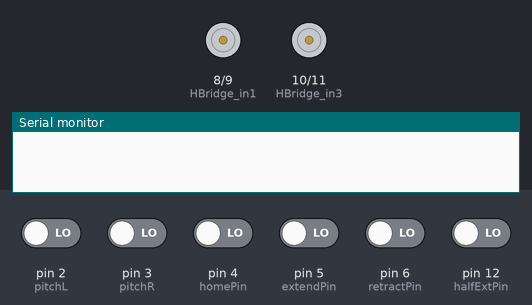
This sketch was run on a simulated Arduino Uno, built with avr-gcc and run on an emulated ATmega328P. On the bench: motor-driver pin pairs drawn as motors (green arrow = first pin HIGH = forward, orange = second pin HIGH = backward, longer = more drive), the last lines printed to the serial monitor. The test bench sets the inputs (shaded band); at power-on: pin 2 (pitchL), pin 3 (pitchR), pin 4 (homePin), pin 5 (extendPin), pin 6 (retractPin), pin 12 (halfExtPin) LOW.

Above: at 1.2 s.
1.3 s: pin 4 (homePin) driven HIGH
At 1.7 s:
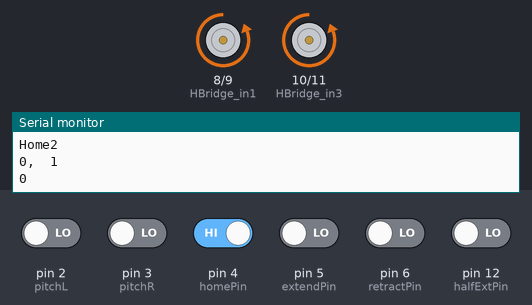
3.3 s: pin 2 (pitchL) driven HIGH
At 5.5 s:
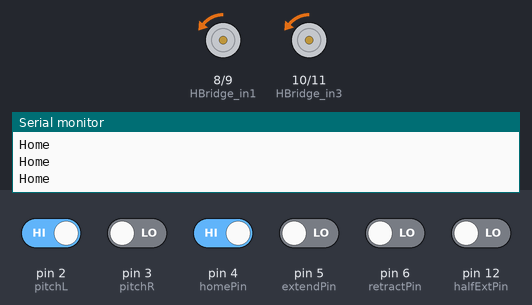
6.3 s: pin 5 (extendPin) driven HIGH
At 6.8 s:
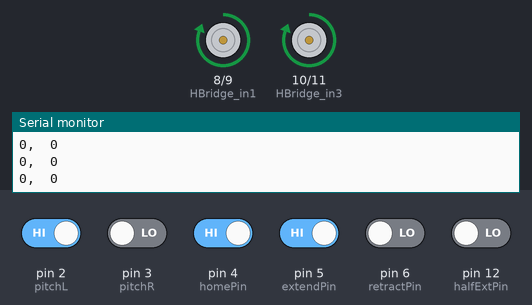
Timing chart, 0 to 9.3 s (numbered marks = the images above; inputs shaded):
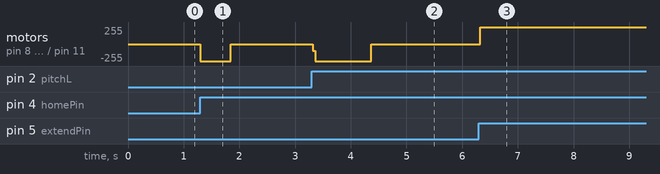

The sketch:

PitchMotorCode.ino
```cpp
/*Donovan test
 *
 */

// The following define the pins for the lab
#define HBridge_in1 8
#define HBridge_in2 9
#define HBridge_in3 10
#define HBridge_in4 11

#define homePin     4
#define extendPin   5
#define retractPin  6
#define halfExtPin  12

#define pitchL  2
#define pitchR  3
#define bPin    A2

int encoder = 0;
int encoderL = 0;
int encoderlast = 1;
int state = 0; // Colapsed = 0, extend half = 1, extend full = 2
int eStop = LOW;

void setup()
{
  Serial.begin(9600);
  pinMode(HBridge_in1, OUTPUT);
  pinMode(HBridge_in2, OUTPUT);
  pinMode(HBridge_in3, OUTPUT);
  pinMode(HBridge_in4, OUTPUT);
  pinMode(bPin, INPUT_PULLUP);
  pinMode(4, INPUT);  // Home
  pinMode(5, INPUT);  // Extend
  pinMode(6, INPUT);  // Retract
  pinMode(12, INPUT); // 1/2 Extend
  attachInterrupt(digitalPinToInterrupt(pitchL), c, RISING);
  attachInterrupt(digitalPinToInterrupt(pitchR), cL, RISING);
  attachInterrupt(digitalPinToInterrupt(bPin), button, HIGH);
  // Inturrupt for encoder A used to detect changes in revolutions
}

void loop()
{
  Home();
  Extend();
  Retract();
  HalfExtend();
}

void c()
{
  encoder++;
}

void cL()
{
  encoderL++;
}

void button()
{
  eStop = !eStop;
}

void Home()
{
  if (digitalRead(homePin) == HIGH)
  { // Home
    Serial.println("Home");
    digitalWrite(HBridge_in1, LOW);
    digitalWrite(HBridge_in2, HIGH);
    digitalWrite(HBridge_in3, LOW);
    digitalWrite(HBridge_in4, HIGH);
    while (encoderlast != encoder)
    { //&& eStop == LOW){
      Serial.println("Home2");
      Serial.print(encoder);
      Serial.print(",  ");
      Serial.println(encoderlast);
      encoderlast = encoder;
      digitalWrite(HBridge_in1, LOW);
      digitalWrite(HBridge_in2, HIGH);
      digitalWrite(HBridge_in3, LOW);
      digitalWrite(HBridge_in4, HIGH);
      Serial.println(eStop);
      delay(500);
    }
    digitalWrite(HBridge_in1, LOW);
    digitalWrite(HBridge_in2, LOW);
    digitalWrite(HBridge_in3, LOW);
    digitalWrite(HBridge_in4, LOW);
    encoder = 0;
    state = 0;
    // eStop == LOW;
  }
}

void Extend()
{
  if (digitalRead(extendPin) == HIGH)
  { // Extend
    Serial.println("Extend");
    while (encoder <= 500 && eStop == LOW)
    {
      Serial.print(encoder);
      Serial.print(",  ");
      Serial.println(encoderlast);
      digitalWrite(HBridge_in1, HIGH);
      digitalWrite(HBridge_in2, 0);
      digitalWrite(HBridge_in3, HIGH);
      digitalWrite(HBridge_in4, LOW);
    }
    digitalWrite(HBridge_in1, LOW);
    digitalWrite(HBridge_in2, LOW);
    digitalWrite(HBridge_in3, LOW);
    digitalWrite(HBridge_in4, LOW);
    encoder = 0;
    state = 2;
    // eStop == LOW;
  }
}

void HalfExtend()
{
  if (digitalRead(halfExtPin) == HIGH)
  { // Extend
    Serial.println("Half Extend");
    while (encoder <= 320 && eStop == LOW)
    {
      Serial.print(encoder);
      Serial.print(",  ");
      Serial.println(encoderlast);
      digitalWrite(HBridge_in1, HIGH);
      digitalWrite(HBridge_in2, LOW);
      digitalWrite(HBridge_in3, HIGH);
      digitalWrite(HBridge_in4, LOW);
    }
    digitalWrite(HBridge_in1, LOW);
    digitalWrite(HBridge_in2, LOW);
    digitalWrite(HBridge_in3, LOW);
    digitalWrite(HBridge_in4, LOW);
    encoder = 0;
    state = 1;
    // eStop == LOW;
  }
}

void Retract()
{
  if (digitalRead(retractPin) == HIGH && state == 2)
  { // Retract
    Serial.println("Retract");
    while (encoder <= 500 && eStop == LOW)
    {
      Serial.print(encoder);
      Serial.print(",  ");
      Serial.println(encoderlast);
      digitalWrite(HBridge_in1, LOW);
      digitalWrite(HBridge_in2, HIGH);
      digitalWrite(HBridge_in3, LOW);
      digitalWrite(HBridge_in4, HIGH);
    }
    eStop == LOW;
    Home();
  }
  if (digitalRead(retractPin) == HIGH && state == 1)
  { // Retract
    while (encoder <= 250 && eStop == LOW)
    {
      Serial.print(encoder);
      Serial.print(",  ");
      Serial.println(encoderlast);
      digitalWrite(HBridge_in1, LOW);
      digitalWrite(HBridge_in2, HIGH);
      digitalWrite(HBridge_in3, LOW);
      digitalWrite(HBridge_in4, HIGH);
    }
    /* float x = 250;
     while (encoderlast != encoder){
         Serial.print(encoder);
         Serial.print(",  ");
         Serial.println(encoderlast);
         encoderlast = encoder;
         digitalWrite(HBridge_in3, LOW);
         digitalWrite(HBridge_in4, x);
         x = x-5;
         delay(200);
         }
       digitalWrite(HBridge_in3,LOW);
       digitalWrite(HBridge_in4, LOW);
       encoder = LOW;
      }*/
    // eStop == LOW;
    Home();
  }
}
```

Measured:
- after the input at 1.3 s, motor on pin 8 (HBridge_in1) / pin 9 (HBridge_in2), motor on pin 10 (HBridge_in3) / pin 11 (HBridge_in4): stopped → backward 255/255 at once, → backward 2/255 0.54 s later
- after the input at 3.3 s, motor on pin 8 (HBridge_in1) / pin 9 (HBridge_in2), motor on pin 10 (HBridge_in3) / pin 11 (HBridge_in4): backward 2/255 → backward 255/255 at once, → backward 2/255 1.0 s later
- after the input at 6.3 s, motor on pin 8 (HBridge_in1) / pin 9 (HBridge_in2), motor on pin 10 (HBridge_in3) / pin 11 (HBridge_in4): backward 2/255 → forward 255/255 at once
